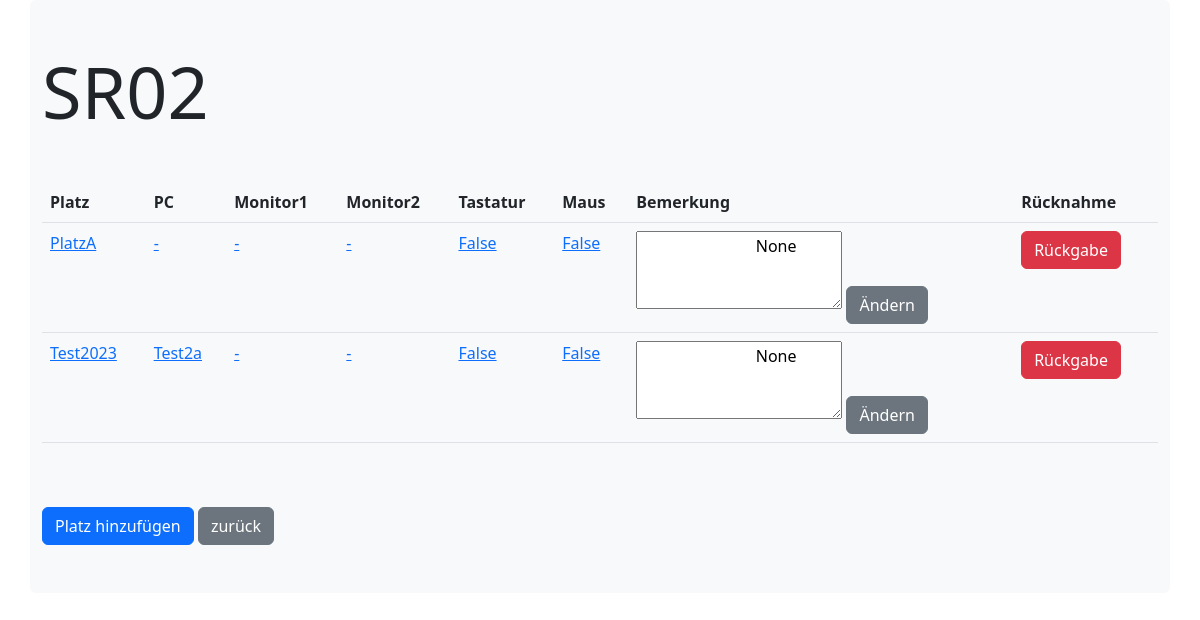
The app's page /itinventory/platzviewFilterVerleih/12, older data.
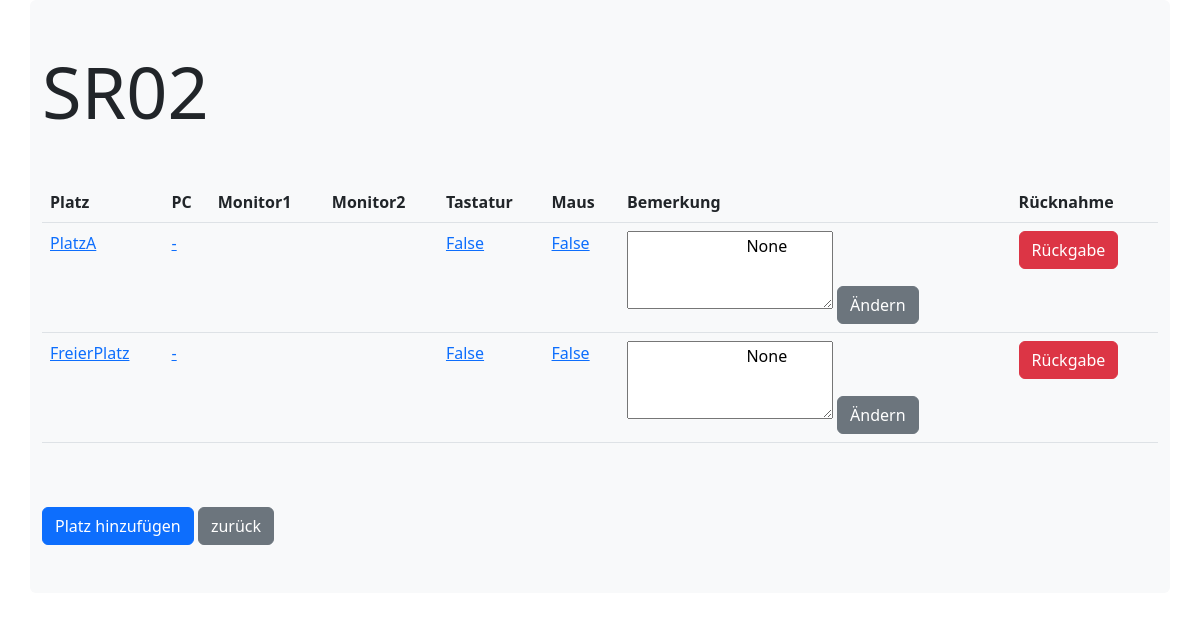
The same page, newer data.
### itinventory/models.py (models this page shows)
class Platz(models.Model):
  bezeichnung = models.CharField(max_length=50, null=True)
  room = models.ForeignKey(Rooms,on_delete=callable,null=True,default=None, related_name='Room')
  pc = models.ForeignKey(Pcs,on_delete=models.CASCADE, default=1,null=True)
  monitor1 = models.ForeignKey(Monitor,on_delete=callable, related_name='Monitor1', default=1,null=True)
  monitor2 = models.ForeignKey(Monitor,on_delete=callable, related_name='Monitor2', default=1,null=True)
  bemaerkung = models.CharField(max_length=300,default=None, null=True, blank=True)
  tastatur = models.BooleanField(default=False,null=True)
  maus = models.BooleanField(default=False,null=True)

class Pcs(models.Model):
    modell = models.CharField(max_length=255)
    RAM = models.CharField(max_length=255)
    CPU = models.CharField(max_length=255)
    anzahlkerne = models.CharField(max_length=255)
    festplatte = models.CharField(max_length=255, null=True)
    serialnummer = models.CharField(max_length=50,default=None, null=True, blank=True)
    monitor1 = models.CharField(max_length=50,default=None, null=True, blank=True)
    monitor2 = models.CharField(max_length=50,default=None, null=True, blank=True)
    bemaerkung = models.CharField(max_length=300,default=None, null=True, blank=True)
    status = models.CharField(max_length=100,default=None, null=True, blank=True)

class Monitor(models.Model):
      schnittstelle = models.CharField(max_length=255)
      serialnummer = models.CharField(max_length=55,default=None, null=True, blank=True)
      bemaerkung = models.CharField(max_length=300,default=None, null=True, blank=True)
      status = models.CharField(max_length=100,default=None, null=True, blank=True)

### itinventory/views.py (the view)
# urls.py: path('platzviewFilterVerleih/<int:id>', views.platzviewFilterVerleih, name='platzviewFilterVerleih'),
def platzviewFilterVerleih(request, id):
    myplaetze = Platz.objects.filter(room_id=id)
    mypcs = Pcs.objects.filter(id=id)
    myrooms = Rooms.objects.get(id=id)
    template = loader.get_template('platzVerleih.html')
    context = {
        'myplaetze': myplaetze,
        'myrooms': myrooms,
        'mypcs': mypcs,
    }
    return HttpResponse(template.render(context, request))

### itinventory/templates/platzVerleih.html (shortened to what this page needs)
{% load static %}
<!doctype html>
<html lang="en">
  <head>
    <link href="https://cdn.jsdelivr.net/npm/bootstrap@5.2.2/dist/css/bootstrap.min.css" rel="stylesheet">
  </head>
  <body>
    <div class="container bg-light rounded" >
        <div class="row">
            <div class="col-12">
                <h1 class="display-2 my-5"> {{myrooms.roomname }}</h1>
                <div class="table-responsive">
                  <table class="table">
                    <tr>
                      <th>Platz</th>
                      <th>PC</th>
                      <th>Monitor1</th>
                      <th>Monitor2</th>
                      <th>Tastatur</th>
                      <th>Maus</th>
                      <th>Bemerkung</th>
                      <th>Rücknahme</th>
                    </tr>
                    {% for line in myplaetze %}
                    <tr>
                      <td><a href="/itinventory/updatePlatzVerleih/{{ line.id }}">{{ line.bezeichnung }}</a></td>
                      <td>
                       <a href="/itinventory/updatePlatzVerleih/{{ line.id }}">{{ line.pc.modell }}</a>
                      </td>
                      <td><a href="/itinventory/updatePlatzVerleih/{{ line.id }}">{{ line.monitor1.serialnummer }}</a></td>
                      <td><a href="/itinventory/updatePlatzVerleih/{{ line.id }}">{{ line.monitor2.serialnummer }}</a></td>
                      <td><a href="/itinventory/updatePlatzVerleih/{{ line.id }}">{{ line.maus }}</a></td>
                      <td><a href="/itinventory/updatePlatzVerleih/{{ line.id }}">{{ line.tastatur }}</a></td>
                      <td>
                        <textarea id="Bemerkung" name="Bemerkung" rows="3" cols="20" placeholder="" href="/itinventory/updatePlatz/{{ line.id }}">
                            {{ line.bemaerkung }}
                        </textarea>
                        <a href="/itinventory/updatePlatzVerleih/{{ line.id }}" class="btn btn-secondary">Ändern</a>
                        </td>
                      <td><a href="/itinventory/delplatz/{{ line.id }}" class="btn btn-danger">Rückgabe</a></td>
                    </tr>
                    {% endfor %}
                  </table>
                </div>
                <a href="/itinventory/addPlatzRaum/{{myrooms.id }}" class="btn btn-primary my-5" >Platz hinzufügen</a>
                <a href="/itinventory" class="btn btn-secondary">zurück</a>
            </div>
        </div>
    </div>
  </body>
</html>

Row changes from the older to the newer data that the page shows:
removed Platz: bezeichnung "Test2023", pc.modell "Test2a", monitor1.serialnummer "-", monitor2.serialnummer "-", maus "False", tastatur "False", Bemerkung "None"
changed Platz "PlatzA": monitor1.serialnummer "-" → (not shown); monitor2.serialnummer "-" → (not shown)
added Platz: bezeichnung "FreierPlatz", pc.modell "-", maus "False", tastatur "False", Bemerkung "None"
